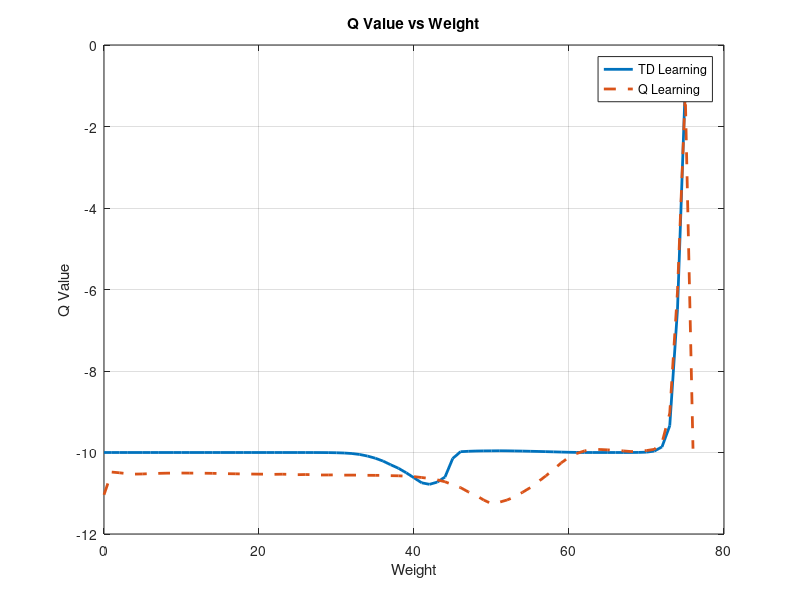

This chart was generated by the following MATLAB code:
clear all;
close all;
clc;

folder_path = '/Users/omeremeksiz/Desktop/masaustu/RL/application/td_learning/application_output/';

% Load first dataset
load('data_bestactions1.mat')
bestaction1 = bestactions1;

best_weight1 = bestaction1(:, 1);
best_action1 = bestaction1(:, 2);
qValue1 = bestaction1(:, 4);

% Load second dataset (assuming it has the same structure and is named differently)
load('data_bestactions2.mat')
bestaction2 = bestactions2;

best_weight2 = bestaction2(:, 1);
best_action2 = bestaction2(:, 2);
qValue2 = bestaction2(:, 4);

figure(1)
% Plot first dataset
plot(best_weight1, qValue1, 'LineWidth', 2);
hold on;

% Plot second dataset
plot(best_weight2, qValue2, '--', 'LineWidth', 2);

title('Q Value vs Weight');
xlabel('Weight');
ylabel('Q Value');
legend('TD Learning', 'Q Learning');
grid on;

% Save the figure (optional)
saveas(gcf, fullfile(folder_path, 'comp_qvalue_weight_without_penalty_2.jpg'));

